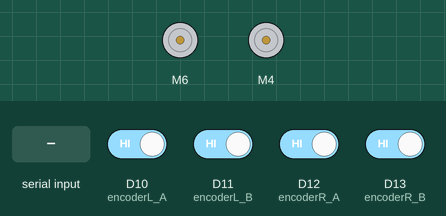
Bench run of a sketch on a simulated Arduino Zero (SAMD21). Parts: 2 × DC motor (green arrow = forward, orange = backward, longer = faster). The test bench sets the inputs (shaded band); at power-on: D10 (encoderL_A), D11 (encoderL_B), D12 (encoderR_A), D13 (encoderR_B) HIGH.

Above: at 1.2 s.
1.3 s: "90,45\n" received over Serial
At 2.5 s:
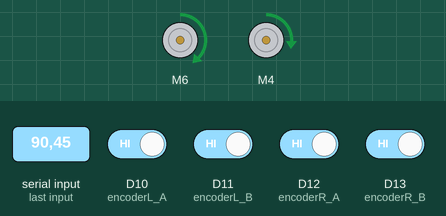
2.8 s: "30,150\n" received over Serial
At 3.8 s:
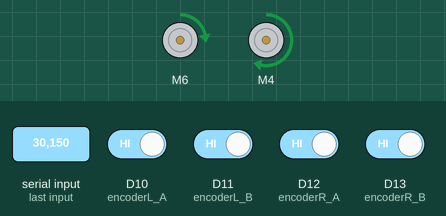
4.3 s: "1,90\n" received over Serial
At 5.0 s:
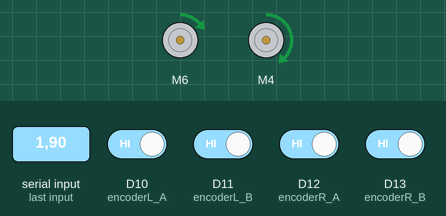
7.5 s: "," received over Serial
At 8.7 s:
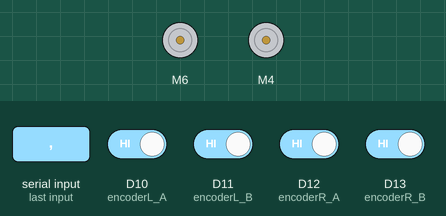
9.0 s: "1,90,45\n" received over Serial
At 9.8 s:
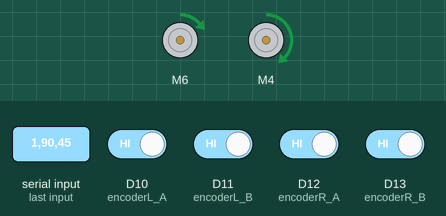
Timing chart, 0 to 11.5 s (numbered marks = the images above; inputs shaded):
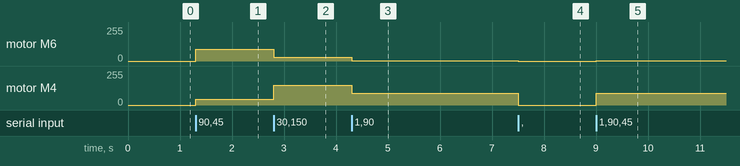

The sketch:

test_pyserial.ino
```cpp
// request code
// [-255,255]: rpm
// 300: goingUp
// 400: goingDown
// 999: reset

#define Serial SerialUSB
#define USE_USBCON 1

#include "CytronMotorDriver.h"

CytronMD motorR(PWM_DIR, 4, 3); // PWM 1=Pin 4, DIR1=Pin3
CytronMD motorL(PWM_DIR, 6, 5); // PWM 2=Pin 6, DIR2=Pin5
int encoderL_A = 10;
int encoderL_B = 11;
int encoderR_A = 12;
int encoderR_B = 13;

volatile long pulse_L = 0;
int pulsesChanged_L = 0;
volatile long pulse_R = 0;
int pulsesChanged_R = 0;

#define total 40120  // total pulses

String input;
int motorSpeedL;
int motorSpeedR;

void setup(){

  Serial.begin(115200);
  Serial.setTimeout(1);

  pinMode(encoderL_A, INPUT);
  pinMode(encoderL_B, INPUT);
  pinMode(encoderR_A, INPUT);
  pinMode(encoderR_B, INPUT);

  attachInterrupt(encoderL_A, PULSE_L_A_CHANGE, CHANGE);
  attachInterrupt(encoderL_B, PULSE_L_B_CHANGE, CHANGE);
  attachInterrupt(encoderR_A, PULSE_R_A_CHANGE, CHANGE);
  attachInterrupt(encoderR_B, PULSE_R_B_CHANGE, CHANGE);
}

void loop(){

  input = Serial.readString();
  for (int i = 0; i < input.length(); i++) {
    if (input.substring(i, i + 1) == ",") {
      motorSpeedL = input.substring(0, i).toInt();
      motorSpeedR = input.substring(i + 1).toInt();
      break;
    }
  }

  if (motorSpeedL == 999 || motorSpeedR == 999)
  {
    reset();
  }
  else{
    motorL.setSpeed(motorSpeedL);
    motorR.setSpeed(motorSpeedR);
  }

  if (pulsesChanged_L != 0 || pulsesChanged_R != 0) {
    Serial.println(String(pulse_L)+' '+String(pulsesChanged_L)+' '+String(pulse_R)+' '+String(pulsesChanged_R ));
    pulsesChanged_L = 0;
    pulsesChanged_R = 0;
  }

}

void reset(){
  pulse_L = 0;
  pulse_R = 0;
  motorSpeedL = 0;
  motorSpeedR = 0;
}

void PULSE_L_A_CHANGE() {
  if ( digitalRead(encoderL_B) == 0 ) {
    if ( digitalRead(encoderL_A) == 0 ) {
      // A fell, B is low
      pulse_L--; // moving reverse
    } else {
      // A rose, B is low
      pulse_L++; // moving forward
    }
  } else {
    if ( digitalRead(encoderL_A) == 0 ) {
      // B fell, A is high
      pulse_L++; // moving reverse
    } else {
      // B rose, A is high
      pulse_L--; // moving forward
    }
  }
  pulsesChanged_L = 1;
}


void PULSE_L_B_CHANGE() {
  if ( digitalRead(encoderL_A) == 0 ) {
    if ( digitalRead(encoderL_B) == 0 ) {
      // B fell, A is low
      pulse_L++; // moving forward
    } else {
      // B rose, A is low
      pulse_L--; // moving reverse
    }
  } else {
    if ( digitalRead(encoderL_B) == 0 ) {
      // B fell, A is high
      pulse_L--; // moving reverse
    } else {
      // B rose, A is high
      pulse_L++; // moving forward
    }
  }
  pulsesChanged_L = 1;
}

void PULSE_R_A_CHANGE() {
  if ( digitalRead(encoderR_B) == 0 ) {
    if ( digitalRead(encoderR_A) == 0 ) {
      // A fell, B is low
      pulse_R--; // moving reverse
    } else {
      // A rose, B is low
      pulse_R++; // moving forward
    }
  } else {
    if ( digitalRead(encoderR_A) == 0 ) {
      // B fell, A is high
      pulse_R++; // moving reverse
    } else {
      // B rose, A is high
      pulse_R--; // moving forward
    }
  }
  pulsesChanged_R = 1;
}

void PULSE_R_B_CHANGE() {
  if ( digitalRead(encoderR_A) == 0 ) {
    if ( digitalRead(encoderR_B) == 0 ) {
      // B fell, A is low
      pulse_R++; // moving forward
    } else {
      // B rose, A is low
      pulse_R--; // moving reverse
    }
  } else {
    if ( digitalRead(encoderR_B) == 0 ) {
      // B fell, A is high
      pulse_R--; // moving reverse
    } else {
      // B rose, A is high
      pulse_R++; // moving forward
    }
  }
  pulsesChanged_R = 1;
}
```

Measured:
- after the input at 1.3 s, motor M6: stopped → forward 90/255 at once; motor M4: stopped → forward 45/255 at once
- after the input at 2.8 s, motor M6: forward 90/255 → forward 30/255 at once; motor M4: forward 45/255 → forward 150/255 at once
- after the input at 4.3 s, motor M6: forward 30/255 → forward 1/255 at once; motor M4: forward 150/255 → forward 90/255 at once
- after the input at 7.5 s, motor M6: forward 1/255 → stopped at once; motor M4: forward 90/255 → stopped at once
- after the input at 9.0 s, motor M6: stopped → forward 1/255 at once; motor M4: stopped → forward 90/255 at once
